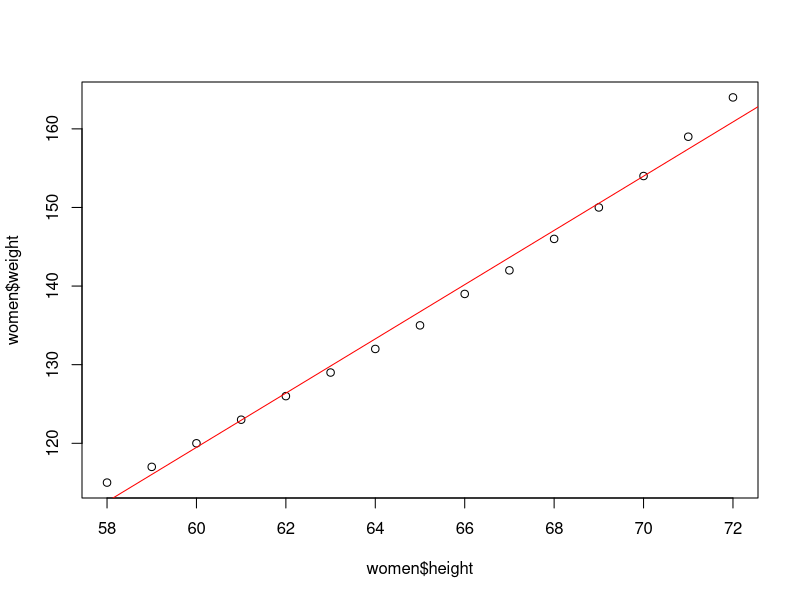

Here is the R script that generated this plot: (Note: this script raises an error after producing the figure.)
# Regression Analysis
# Simple Linear with 1 IV and 1 DV

data(women)
women
names(women)
str(women)

cov(women$height, women$weight)
#69 : which show positive relationship between height and weight

cor(women$height, women$weight)
#0.995 : which shows Strong and Positive relationship betw height & weight
0.995^2 # also equal R^2 value in this case (Simple Linear Regression)

plot(x=women$height, y=women$weight)
abline(lm(weight ~ height, data=women), col='red')
names(women)  #x- IV, y -DV
fit1 = lm(weight ~ height, data=women)  # creating a model
summary(fit1)  #summary of the Model

#Ho: (F Test) : No relationship between Y and any X
#Ha:  There is relationship between Y and at least one X
# p < 0.05 Reject Ho in favour of Ha

attributes(fit1)  #output of model

#coefficients
coef(fit1)
#p values for b0 & b1 are significant as it is < 0.05
#pvalue1 = 1.71e-09 < 0.05
#pvalue2 = 1.09e-14 < 0.05

coef(fit1)
#Y = -87 + 3.4 * X  # no extrapolations
(Y = -87 + 3.4 * 20)  # weight cannot be negative
(Y = -87 + 3.4 * 58)
(Y = -87 + 3.4 * 61.5)
(Y = -87 + 3.4 * 72)
range(women$height)
women


#R^2
(summary(fit1))$r.squared  #0.991
(summary(fit1))$adj.r.squared  #0.9903
#99% of variation in weight is explained by Height
#Good Linear Model for Prediction


#FStats : p value
(summary(fit1))$fstatistic 
#pvalue : 1.09e-14  < 0.05 : Model exists
#There is at least 1 IV which explains variation in Y (DV)


#Prediction : for height = 65, 66
(new1 = data.frame(height=c(65,66)))
new1
(p1=predict(fit1, newdata = new1))
cbind(new1, p1)
#136.7333 140.1833

(new2 = data.frame(height=c(60,69)))
(p2=predict(fit1, newdata = new2))
cbind(new2, p2)

?predict
predict(fit1, newdata = new1, interval='confidence')
predict(fit1, newdata = new1, interval='prediction')

women
women$weight
fitted(fit1) # predicted values of all original Xs
predict(fit1, newdata = data.frame(women$height)) # same as above for single X

new3 = data.frame(women$height)  # DF using height of original data
cbind(women, fitted(fit1), residuals(fit1))  # compare women, predicted, errors
residuals(fit1)  # diff between actual and predicted values of weight
summary(fit1)
summary(residuals(fit1))

plot(fit1)


x1 = c(1,2,3)
x2 = c(4,5,6)
x1
x2
cbind(x1,x2)
rbind(x1,x2)

